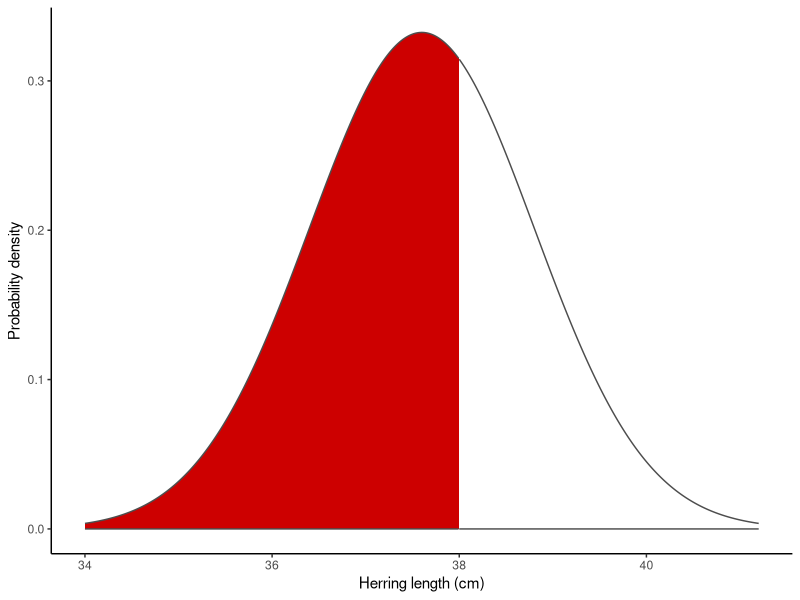
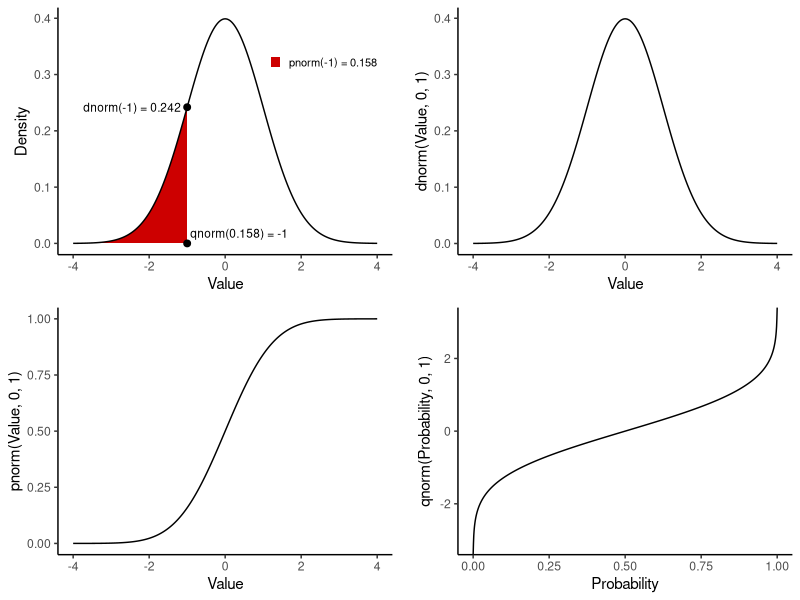
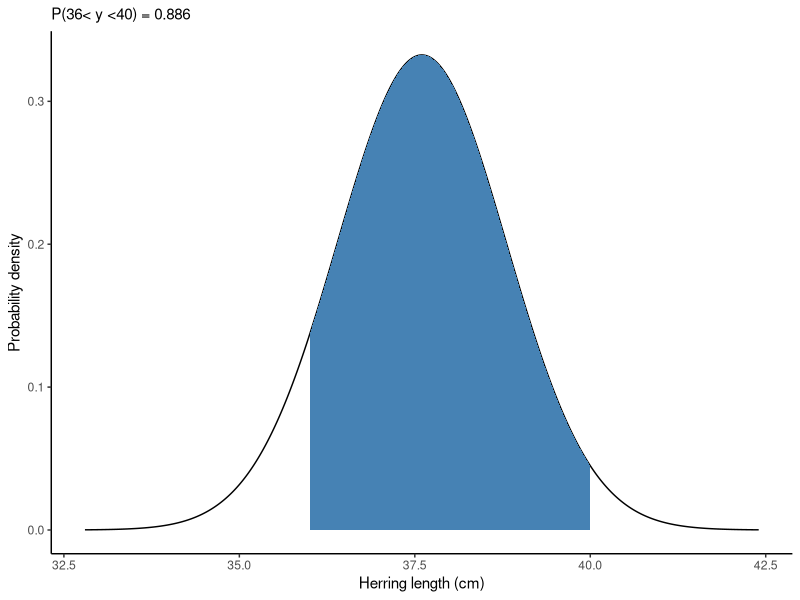
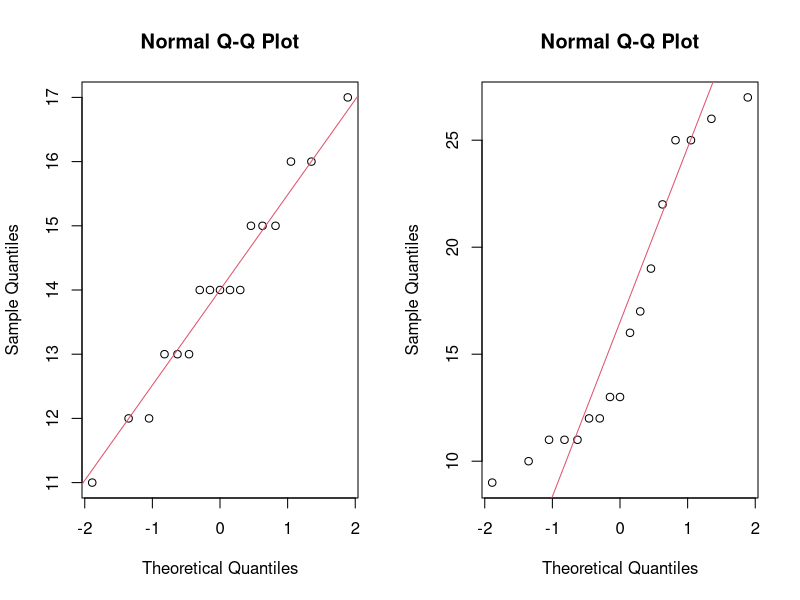
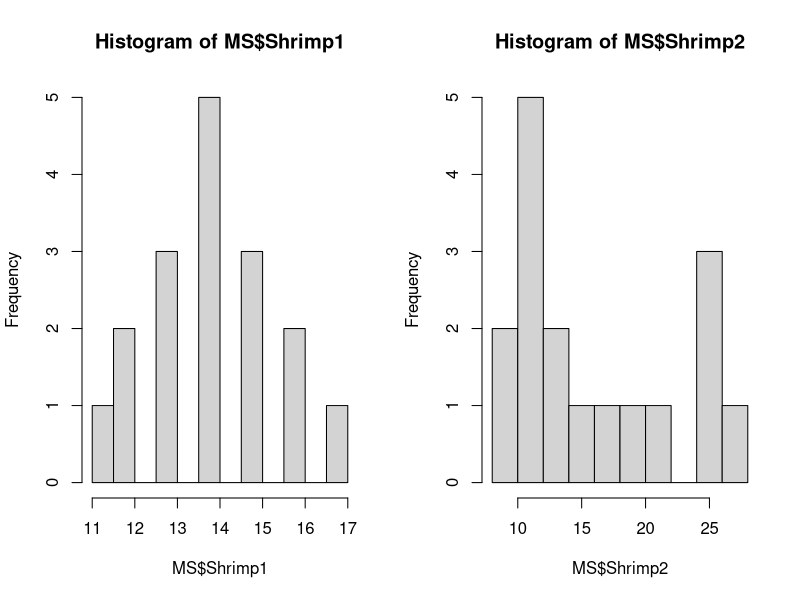
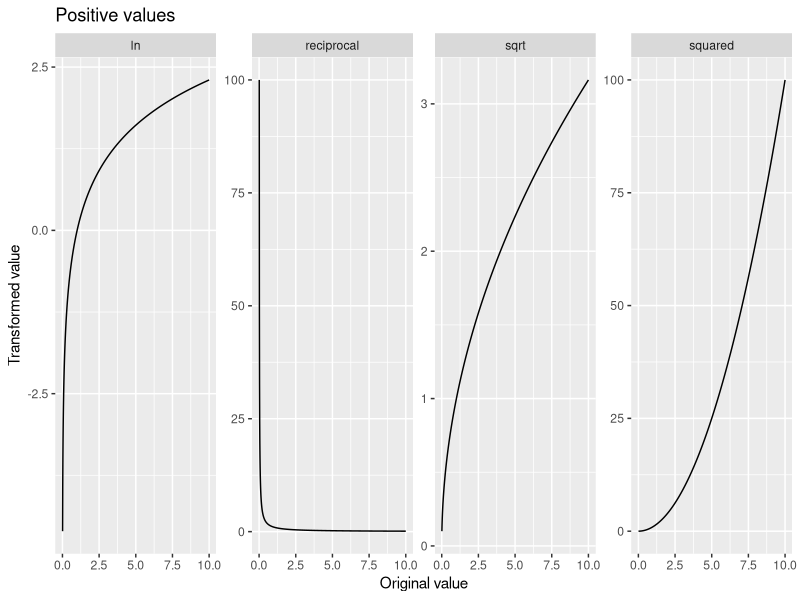
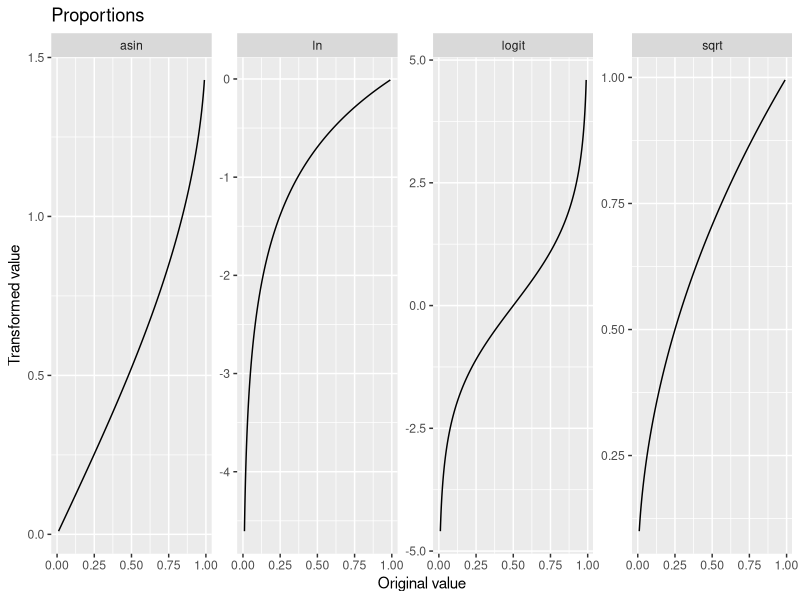
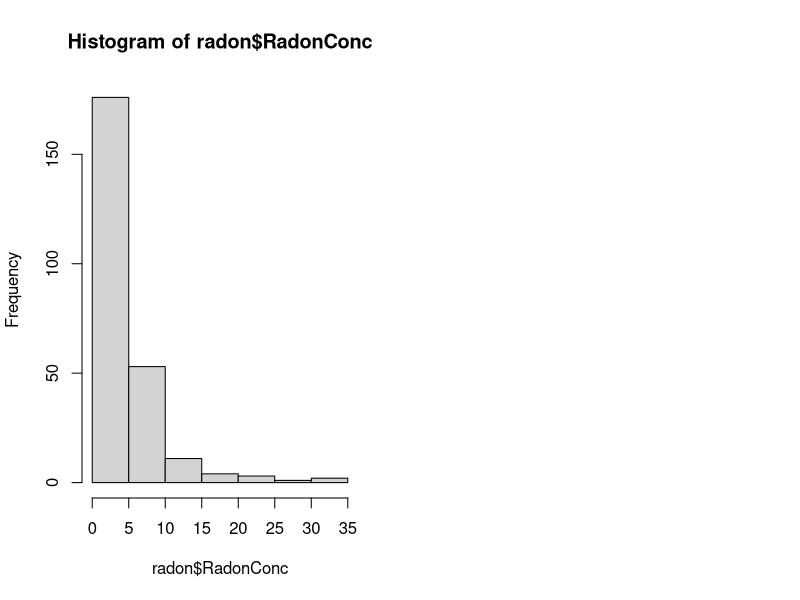

The R source for these figures, in order:
## ---- chunk 1
#| message: false
#| warning: false

library(tidyverse)
library(readxl)
set.seed(2025)
## ---- chunk 2
#| label: fig-normal_herring
#| fig-cap: "Normal distribution of herring lengths."
#| message: false
#| warning: false
#| code-fold: true

# NB: This code is not required! It is here for the curious.

mu <- 37.6
sigma <- 1.2
y <- 38

y_lt38_df <- tibble(len=seq(mu-3*sigma, mu+3*sigma, length.out=1e3),
                     density=dnorm(len, mu, sigma),
                     shade=len < 38)
ggplot(y_lt38_df, aes(len, ymin=0, ymax=density, fill=shade)) + 
  geom_ribbon(colour="grey30") + 
  scale_fill_manual(values=c("white", "red3"), guide="none") +
  labs(x="Herring length (cm)", y="Probability density") +
  theme_classic()
## ---- chunk 3
#| label: fig-dpq_examp
#| fig-cap: "Functions for distributions in R illustrated with a standard normal."
#| fig-width: 8
#| fig-height: 6
#| code-fold: true
#| warning: false
#| message: false


library(cowplot)
norm_df <- tibble(x=seq(-4, 4, length.out=1e3),
                  x2=seq(0, 1, length.out=1e3),
                  lo=0) |>
  mutate(d=dnorm(x), 
         q=qnorm(x2),
         p=pnorm(x),
         above_m1=x > -1) 
labels_df <- tribble(~x, ~y, ~label,
                     -1, dnorm(-1), "dnorm(-1) = 0.242  ",
                     -1, 0, " qnorm(0.158) = -1")
p1 <- ggplot(norm_df, aes(x)) + 
  geom_ribbon(aes(ymin=lo, ymax=d, fill=above_m1)) +
  geom_line(aes(y=d)) + 
  geom_point(data=labels_df, aes(y=y), size=2) +
  geom_text(data=labels_df[1,], aes(y=y, label=label), hjust=1, size=3) + 
  geom_text(data=labels_df[2,], aes(y=y, label=label), size=3,
            hjust=0, vjust=0, nudge_y=0.01) + 
  scale_fill_manual("", values=c("red3", "white"), 
                    labels=c("pnorm(-1) = 0.158", "")) +
  labs(x="Value", y="Density") +
  theme_classic() +
  theme(legend.position=c(0.8, 0.8),
        legend.text=element_text(size=8),
        legend.key.size=unit(0.3, "cm"))
p2 <- ggplot(norm_df, aes(x, d)) + geom_line() + 
  labs(x="Value", y="dnorm(Value, 0, 1)") + 
  theme_classic() 
p3 <- ggplot(norm_df, aes(x, p)) + geom_line() + 
  labs(x="Value", y="pnorm(Value, 0, 1)") + 
  theme_classic() 
p4 <- ggplot(norm_df, aes(x2, q)) + geom_line() + 
  labs(x="Probability", y="qnorm(Probability, 0, 1)") + 
  theme_classic() 

plot_grid(p1, p2, p3, p4, align="hv", axis="tblr")
## ---- chunk 4
pnorm(35, 37.6, 1.2)
## ---- chunk 5
1 - pnorm(39, 37.6, 1.2)
## ---- chunk 6
pnorm(0, 15.2, 25.1)
## ---- chunk 7
pnorm(0, 15.2, 2.51)
## ---- chunk 8
qnorm(p = 0.975, mean = 37.6, sd = 1.2) # p is the cumulative probability 
## ---- chunk 9
probs <- seq(from = 0.1, to = 0.9, by = 0.2) # vectorize for multiple values
rbind(probs, quantiles=qnorm(p = probs, mean = 37.6, sd = 1.2))
qnorm(p = c(0.025, 0.975), mean = 37.6, sd = 1.2) # middle 95%
## ---- chunk 10
qnorm(c(0.025, 0.975), 37.6, 1.2)
## ---- chunk 11
qnorm(c(0.05, 0.95), 37.6, 1.2)
## ---- chunk 12
qnorm(0.5, 37.6, 1.2)
## ---- chunk 13
#| label: fig-herring2
#| fig-cap: "The normal distribution illustrating probability of a random herring from your population having a length between 36 and 40 cm."
#| fig-width: 6
#| fig-height: 4
#| code-copy: true

mu <- 37.6
sigma <- 1.2
lb <- 36 # lower boundary 
ub <- 40 # upper boundary

norm_df <- tibble(z=seq(-4, 4, length.out=1000),
                  x=z*sigma + mu,
                  densNorm=dnorm(x, mu, sigma))
ggplot(norm_df, aes(x, densNorm)) + 
  geom_line() + 
  geom_ribbon(data=norm_df |> filter(x > lb & x < ub),
              aes(ymin=0, ymax=densNorm), fill="steelblue") +
  labs(x="Herring length (cm)", 
       y="Probability density",
       subtitle=paste0("P(", lb, "< y <", ub, ") = ", 
                       signif(pnorm(ub, mu, sigma) - pnorm(lb, mu, sigma), digits=3))) +
  theme_classic() # changes how the plot looks: ?theme

## ---- chunk 14
# Double
qnorm(c(0.025, 0.975), 37.6, 1.44*2)
# Quadruple
qnorm(c(0.025, 0.975), 37.6, 1.44*4)
# Half
qnorm(c(0.025, 0.975), 37.6, 1.44/2)
## ---- chunk 15
(34 - 37.6)/1.2
## ---- chunk 16
MS <- read_xlsx("data/H2SMS_practicalData.xlsx", sheet = "Mood shrimp")
# check the data using head(), str() etc.
## ---- chunk 17
#| label: qq-examp
#| fig-cap: "Normal (QQ) plots. The left indicates that the normality assumption might be reasonable, not so on the right."
#| fig-width: 8
#| fig-height: 4

par(mfrow = c(1, 2))
qqnorm(MS$Shrimp1)
qqline(MS$Shrimp1, col = 2) # the data fall near the line
qqnorm(MS$Shrimp2)
qqline(MS$Shrimp2, col = 2) # the data deviate widely from the line
## ---- chunk 18
par(mfrow=c(1,2))
hist(MS$Shrimp1, breaks=10)
hist(MS$Shrimp2, breaks=10)
## ---- chunk 19
#| label: fig-trans_positiveData
#| fig-cap: "Effect of common transformations on positive data."
#| fig-width: 9
#| fig-height: 2.5
#| code-fold: true

positive_df <- tibble(orig=seq(0.01, 10, length.out=1e3)) |>
  mutate(sqrt=sqrt(orig),
         ln=log(orig),
         reciprocal=1/orig,
         squared=orig^2) |>
  pivot_longer(cols=2:5, names_to="transformation", values_to="new_value")

ggplot(positive_df, aes(orig, new_value)) + 
  geom_line() + 
  facet_wrap(~transformation, scales="free", nrow=1) + 
  labs(title="Positive values", x="Original value", y="Transformed value")
## ---- chunk 20
#| label: fig-trans_proportionalData
#| fig-cap: "Effect of common transformations on proportions."
#| fig-width: 9
#| fig-height: 2.5
#| code-fold: true

proportion_df <- tibble(orig=seq(0.01, 0.99, length.out=1e3)) |>
  mutate(sqrt=sqrt(orig),
         ln=log(orig),
         asin=asin(orig),
         logit=boot::logit(orig)) |>
  pivot_longer(cols=2:5, names_to="transformation", values_to="new_value")

ggplot(proportion_df, aes(orig, new_value)) + 
  geom_line() + 
  facet_wrap(~transformation, scales="free", nrow=1) + 
  labs(title="Proportions", x="Original value", y="Transformed value")
## ---- chunk 21
radon <- read_xlsx("data/H2SMS_practicalData.xlsx", sheet="Radon (ppb)")
hist(radon$RadonConc)
## ---- chunk 22
#| fig-width: 12
#| fig-height: 12

par(mfrow=c(3,3))
hist(log(radon$RadonConc))
hist(sqrt(radon$RadonConc))
hist(1/radon$RadonConc)
hist(1/log(radon$RadonConc))
hist(1/sqrt(radon$RadonConc))
hist(log(1/radon$RadonConc))
hist(log(sqrt(radon$RadonConc)))
hist(sqrt(log(radon$RadonConc)))
hist(sqrt(1/radon$RadonConc))
## ---- chunk 23
#| label: fig-clt_examp
#| fig-cap: "The central limit theorem in action."
#| fig-width: 6
#| fig-height: 6
#| code-copy: true

# Non-normal data: a mixture of several distributions
obs_data <- c(rnorm(2000, 200, 20), 
              rnorm(1500, 100, 50),
              rnorm(1000, 400, 80), 
              rnorm(800, 300, 100))
xlims <- range(obs_data)

# Define size of each sample and the number of sampling repeats
sample_size <- 30
num_samples <- 3000

# Sample num_samples times from obs_data, with n = sample_size for each sample
sample_means <- numeric(length=num_samples) # initialize an empty vector
for(i in 1:num_samples) {
  sample_means[i] <- sample(x=obs_data, size=sample_size, replace=T) |> mean()
}

# plot observed distribution
par(mfrow = c(2, 2),
    mar = c(5, 2, 2, 2)) 
hist(obs_data,
     main = "Raw data: obs_data",
     sub = paste0("mean: ", signif(mean(obs_data), 3), 
                  ", sd: ", signif(sd(obs_data), 3)),
     breaks = 30, xlab = "Observations", xlim = xlims
) 
qqnorm(obs_data, main = "Raw data QQ")
qqline(obs_data)

# plot distribution of sample means
hist(sample_means,
     main = paste0("Sample means, N: ", sample_size),
     sub = paste0("mean: ", signif(mean(sample_means), 3), 
                  ", sd: ", signif(sd(sample_means), 3)),
     breaks = 30, xlab = "Sample means", xlim = xlims
) 
qqnorm(sample_means, main="Sample mean QQ")
qqline(sample_means)

## ---- chunk 24
#| code-copy: true

# Simulate a normally distributed population with mean mu and sd sigma
mu <- 10
sigma <- 2
sim_obs <- rnorm(10000, mu, sigma)

# Define sample size and number
sample_size <- c(3, 10, 30, 100) # size of each sample
num_samples <- 3000 # number of samples (=repeats) for each sample size

# Create a dataframe to store results
sample_mean_df <- tibble(N=rep(sample_size, each = num_samples),
                         id=rep(1:num_samples, times = length(sample_size))) |>
  rowwise() |> # enforces new sample() call for each row
  mutate(sample_mean=mean(sample(x=sim_obs, size=N))) |>
  ungroup()
## ---- chunk 25
#| label: fig-SEM
#| fig-cap: "Simulated sample means. Each curve shows the sampling distribution for means of samples with size n. The standard deviation of each curve is the standard error of the mean."
#| fig-width: 6
#| fig-height: 4
#| code-copy: true

sample_mean_df |>
  mutate(N=factor(N, levels=unique(N), labels=paste("n:", unique(N)))) |>
  ggplot(aes(sample_mean, colour=N)) +
  geom_vline(xintercept=mu, linetype=3) +
  geom_density(linewidth=0.9) +
  scale_colour_viridis_d("Size of each sample", option="mako", end=0.85) +
  labs(x=paste("Means of", num_samples, "simulated samples")) +
  theme_classic()
## ---- chunk 26

sample_mean_df |>
  group_by(N) |>
  summarise(se_bySim=sd(sample_mean)) |>
  ungroup() |>
  mutate(se_byFormula=sigma/sqrt(N))
## ---- chunk 27
ppois(35, 40)
pnorm(35, 40, sqrt(40))
## ---- chunk 28
ppois(2, 2)
pnorm(2, 2, sqrt(2))
## ---- chunk 29
pbinom(10, 40, 0.4)
## ---- chunk 30
barplot(dbinom(0:40, size=40, p=0.4), names.arg=0:40)
## ---- chunk 31
40 * 0.4 # mean
40 * 0.4 * 0.6 # variance
## ---- chunk 32
40 * 0.4
40 * 0.6
## ---- chunk 33
pnorm(10, 16, sqrt(9.6))
